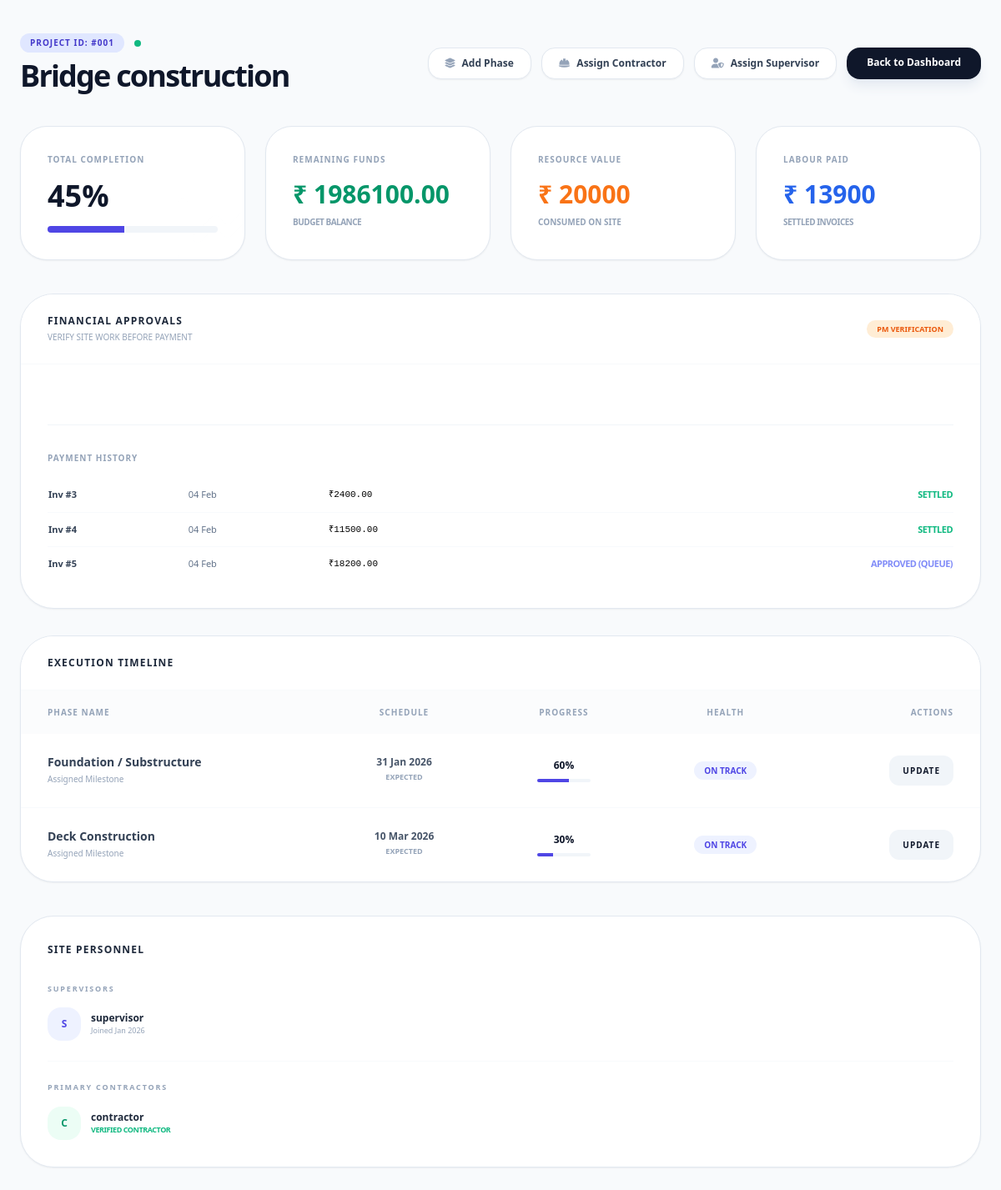
/construction/project/1/ (signed in), run on an earlier commit of the app's database.
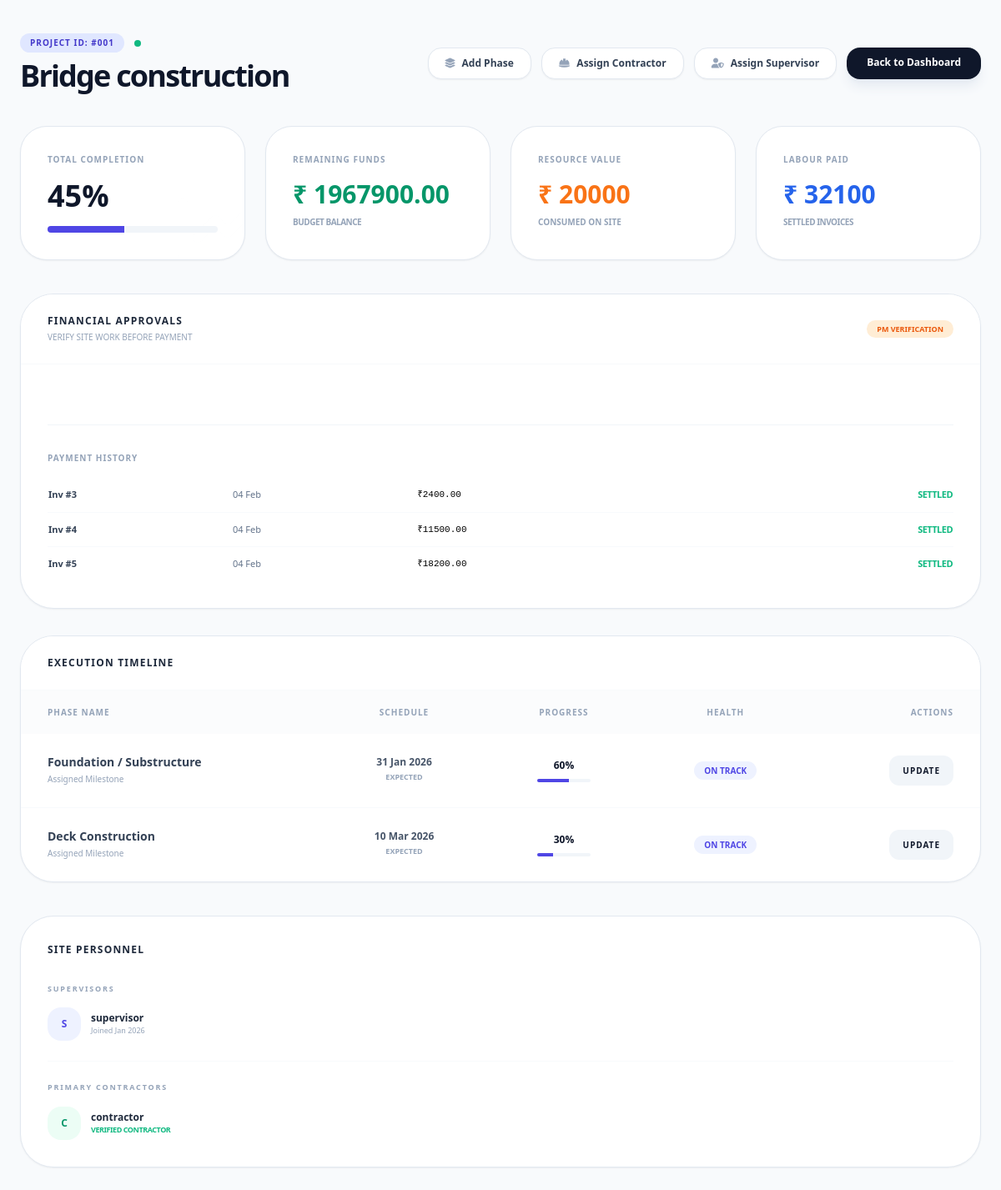
And on a later commit of the database.
### construction/models.py (models this page shows, shortened)
class Project(models.Model):
    name = models.CharField(max_length=200)
    created_by = models.ForeignKey(
        User,
        on_delete=models.SET_NULL,
        null=True,
        related_name='created_projects'
    )
    manager = models.ForeignKey(
        User,
        on_delete=models.PROTECT,
        related_name='managed_projects',
        limit_choices_to={'role__name': 'Project Manager'}
    )
    start_date = models.DateField()
    end_date = models.DateField()
    budget = models.DecimalField(max_digits=15, decimal_places=2)
    is_active = models.BooleanField(default=True)
    created_at = models.DateTimeField(auto_now_add=True)
    @property
    def total_progress(self):
        phases = self.phases.all()
        if not phases.exists():
            return 0
        total = sum(phase.progress for phase in phases)
        return round(total / phases.count())

class ProjectPhase(models.Model):
    project = models.ForeignKey(
        Project,
        on_delete=models.CASCADE,
        related_name='phases'
    )
    phase_name = models.CharField(max_length=100)
    progress = models.PositiveIntegerField(
        default=0,
        validators=[
            MinValueValidator(0),
            MaxValueValidator(100)
        ]
    )
    expected_end = models.DateField()
    actual_end = models.DateField(null=True, blank=True)
    def is_delayed(self):
        return self.actual_end and self.actual_end > self.expected_end

### contractors/models.py (models this page shows, shortened)
class Invoice(models.Model):
    STATUS_CHOICES = (
        ('PENDING', 'Pending'),
        ('APPROVED', 'Approved'),
        ('PAID', 'Paid'),
    )
    contractor = models.ForeignKey(ProjectContractor, on_delete=models.CASCADE)
    project = models.ForeignKey(Project, on_delete=models.CASCADE)
    phase = models.ForeignKey('construction.ProjectPhase', on_delete=models.CASCADE, related_name='invoices',null=True,blank=True)
    amount = models.DecimalField(max_digits=12, decimal_places=2)
    description = models.TextField(blank=True, null=True)
    created_at = models.DateField(auto_now_add=True)
    status = models.CharField(max_length=20, choices=STATUS_CHOICES, default='PENDING')

### construction/views.py (the view)
# urls.py: path('project/<int:project_id>/', views.project_detail, name='project_detail'),
@login_required
def project_detail(request, project_id):
    project = get_object_or_404(Project, id=project_id)
    phases = project.phases.all()
    supervisors = ProjectSupervisor.objects.filter(project=project).select_related('supervisor')
    contractors = ProjectContractor.objects.filter(project=project).select_related('contractor')
    all_invoices = Invoice.objects.filter(project=project).select_related('contractor__contractor', 'phase').order_by('-created_at')
    total_paid_cash = Payment.objects.filter(invoice__project=project).aggregate(total=Sum('paid_amount'))['total'] or Decimal('0.00')
    total_material_cost = MaterialUsage.objects.filter(project=project).aggregate(
        total=Sum(ExpressionWrapper(F('quantity_used') * F('material__cost_per_unit'), output_field=DecimalField(max_digits=15, decimal_places=2)))
    )['total'] or Decimal('0.00')
    original_total = project.budget + total_paid_cash + total_material_cost
    return render(request, 'construction/project_detail.html', {
        'project': project,
        'phases': phases,
        'supervisors': supervisors,
        'contractors': contractors,
        'invoices': all_invoices,
        'total_paid_cash': total_paid_cash,
        'total_material_cost': total_material_cost,
        'original_total': original_total,
    })

### construction/templates/construction/project_detail.html (shortened to what the changed rows need)
<!DOCTYPE html>
<html lang="en">
<head>
    <script src="https://cdn.tailwindcss.com"></script>
    <link href="https://cdnjs.cloudflare.com/ajax/libs/font-awesome/6.0.0/css/all.min.css" rel="stylesheet">
</head>
<body class="bg-slate-50 min-h-screen pb-20">
<div class="max-w-7xl mx-auto px-6 pt-10">
    <div class="flex flex-col md:flex-row justify-between items-start md:items-center gap-6 mb-10">
        <div>
            <div class="flex items-center gap-3 mb-2">
                <span class="px-3 py-1 bg-indigo-100 text-indigo-700 text-[10px] font-black uppercase rounded-full tracking-widest">
                    Project ID: #00{{ project.id }}
                </span>
                <span class="w-2 h-2 rounded-full {% if project.is_active %}bg-emerald-500 animate-pulse{% else %}bg-slate-300{% endif %}"></span>
            </div>
            <h1 class="text-4xl font-black text-slate-900 tracking-tighter">{{ project.name }}</h1>
        </div>
    </div>
    <div class="grid grid-cols-1 md:grid-cols-4 gap-6 mb-10">
        <div class="bg-white p-8 rounded-[2rem] border border-slate-200 shadow-sm relative overflow-hidden group">
            <div class="relative z-10">
                <p class="text-[10px] font-black text-slate-400 uppercase tracking-widest mb-4">Total Completion</p>
                <p class="text-4xl font-black text-slate-900">{{ project.total_progress }}%</p>
                <div class="mt-4 h-2 bg-slate-100 rounded-full overflow-hidden">
                    <div class="h-full bg-indigo-600 transition-all duration-1000" style="width: {{ project.total_progress }}%"></div>
                </div>
            </div>
        </div>
        <div class="bg-white p-8 rounded-[2rem] border border-slate-200 shadow-sm">
            <p class="text-[10px] font-black text-slate-400 uppercase tracking-widest mb-4">Remaining Funds</p>
            <p class="text-3xl font-black text-emerald-600">₹ {{ project.budget|floatformat:2 }}</p>
            <p class="text-[10px] text-slate-400 mt-2 font-bold uppercase tracking-tighter">Budget Balance</p>
        </div>
        <div class="bg-white p-8 rounded-[2rem] border border-slate-200 shadow-sm">
            <p class="text-[10px] font-black text-slate-400 uppercase tracking-widest mb-4">Labour Paid</p>
            <p class="text-3xl font-black text-blue-600">₹ {{ total_paid_cash|default:"0.00" }}</p>
            <p class="text-[10px] text-slate-400 mt-2 font-bold uppercase tracking-tighter">Settled Invoices</p>
        </div>
    </div>
    <div class="grid grid-cols-1 xl:grid-cols-3 gap-10">
        <div class="xl:col-span-2 space-y-8">
            <div class="bg-white rounded-[2.5rem] border border-slate-200 shadow-sm overflow-hidden">
                <div class="px-8 py-6 border-b border-slate-50 flex justify-between items-center bg-white">
                    <div>
                        <h2 class="text-xs font-black text-slate-800 uppercase tracking-widest">Financial Approvals</h2>
                    </div>
                </div>
                <div class="p-8">
                    <div class="mt-10 pt-8 border-t border-slate-100">
                        <div class="overflow-x-auto">
                            <table class="w-full text-[11px]">
                                <tbody class="divide-y divide-slate-50">
                                    {% for inv in invoices %}
                                        {% if inv.status != 'PENDING' %}
                                        <tr>
                                            <td class="py-3 font-bold text-slate-700">Inv #{{ inv.id }}</td>
                                            <td class="py-3 text-slate-500">{{ inv.created_at|date:"d M" }}</td>
                                            <td class="py-3 font-mono">₹{{ inv.amount }}</td>
                                            <td class="py-3 text-right">
                                                {% if inv.status == 'PAID' %}
                                                    <span class="text-emerald-500 font-black uppercase tracking-tighter">Settled</span>
                                                {% else %}
                                                    <span class="text-indigo-400 font-black uppercase tracking-tighter">Approved (Queue)</span>
                                                {% endif %}
                                            </td>
                                        </tr>
                                        {% endif %}
                                    {% endfor %}
                                </tbody>
                            </table>
                        </div>
                    </div>
                </div>
            </div>
            <div class="bg-white rounded-[2.5rem] border border-slate-200 shadow-sm overflow-hidden">
                <div class="px-8 py-6 border-b border-slate-50 bg-white">
                    <h2 class="text-xs font-black text-slate-800 uppercase tracking-widest">Execution Timeline</h2>
                </div>
                <div class="overflow-x-auto">
                    <table class="w-full text-sm">
                        <thead class="bg-slate-50/50 text-[10px] uppercase text-slate-400 font-black tracking-widest">
                            <tr>
                                <th class="px-8 py-4 text-left">Phase Name</th>
                                <th class="px-8 py-4 text-center">Schedule</th>
                                <th class="px-8 py-4 text-center">Progress</th>
                                <th class="px-8 py-4 text-center">Health</th>
                                <th class="px-8 py-4 text-right">Actions</th>
                            </tr>
                        </thead>
                    </table>
                </div>
            </div>
        </div>
        <div class="space-y-8">
            <div class="bg-white rounded-[2.5rem] border border-slate-200 shadow-sm p-8">
                <h2 class="text-xs font-black text-slate-800 uppercase tracking-widest mb-8">Site Personnel</h2>
            </div>
        </div>
    </div>
</div>
</body>
</html>

What changed in the data, as far as the page shows it:
changed Project "Bridge construction": budget "1986100.00" → "1967900.00"
changed Invoice id 5: status "APPROVED (QUEUE)" → "SETTLED"
Also different on the page:
{{ total_paid_cash|default:"0.00" }}: "13900" → "32100"
